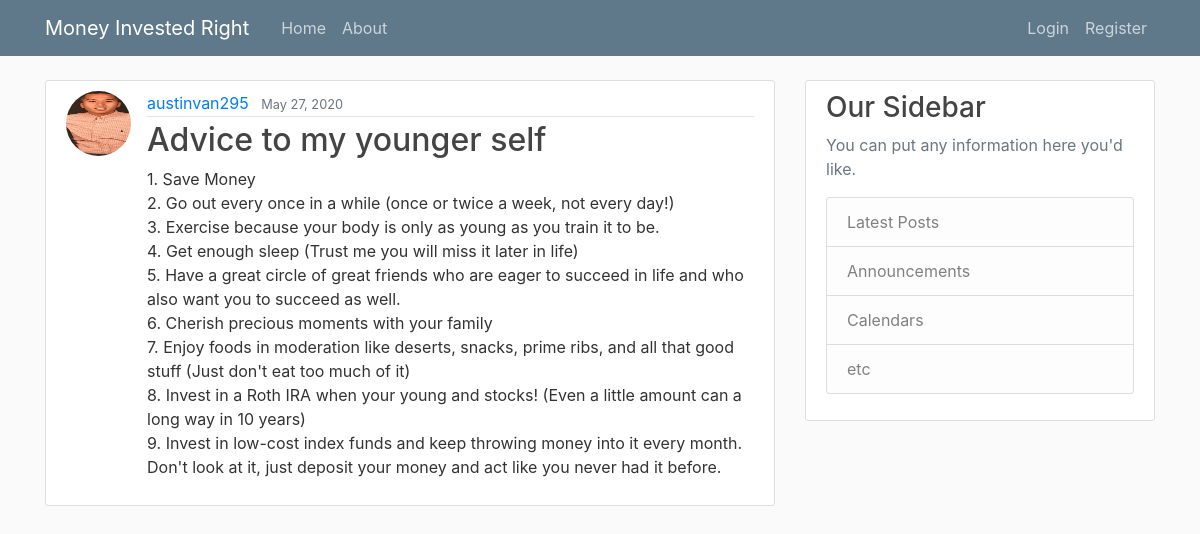
Screenshot of /post/3/ with the database file from the repository.
### Blog/models.py (models this page shows, shortened)
class Post(models.Model):
    title = models.CharField(max_length=100)
    content = models.TextField()
    date_posted = models.DateTimeField(default=timezone.now)
    author = models.ForeignKey(User, on_delete=models.CASCADE)

### users/models.py (models this page shows, shortened)
class Profile(models.Model):
    user = models.OneToOneField(User, on_delete=models.CASCADE)
    image = models.ImageField(default='default.jpg', upload_to='profile_pics')

### Blog/views.py (the view)
# urls.py: path('post/<int:pk>/', PostDetailView.as_view(), name='post-detail'),
class PostDetailView(DetailView):
    model = Post

### Blog/templates/Blog/post_detail.html (shortened to what this page needs)
{% extends "Blog/base.html" %}
{% block content %}
    <article class="media content-section">
        <img class="rounded-circle article-img" src="{{ object.author.profile.image.url }}">
          <div class="media-body">
            <div class="article-metadata">
            <a class="mr-2" href="{% url 'user-posts' object.author.username %}">{{ post.author }}</a>
              <small class="text-muted">{{ object.date_posted |date:"F d, Y" }}</small>
            </div>
            <h2 class="article-title" href="#">{{ object.title }}</h2>
            <p class="article-content">{{ object.content }}</p>
          </div>
        </article>
{% endblock content %}

### Blog/static/Blog/main.css (style rules this page uses)
body { background: #fafafa; color: #333333; margin-top: 5rem; }
h1, h2, h3, h4, h5, h6 { color: #444444; }
.content-section { background: #ffffff; padding: 10px 20px; border: 1px solid #dddddd; border-radius: 3px; margin-bottom: 20px; }
.article-title { color: #444444; }
.article-content { white-space: pre-line; }
.article-img { height: 65px; width: 65px; margin-right: 16px; }
.article-metadata { padding-bottom: 1px; margin-bottom: 4px; border-bottom: 1px solid #e3e3e3 }

### rows the page displays
Post: author.profile.image (picture), author "austinvan295", date_posted "May 27, 2020", title "Advice to my younger self", content "1. Save Money 2. Go out every once in a while (once or twice a week, not every day!) 3. Exercise because your body is only as young as you train it to be. 4. Get enough sleep (Trust me you will miss it later in life) 5. Have a great circle of great friends who are eager to succeed in life and who also want you to succeed as well. 6. Cherish precious moments with your family 7. Enjoy foods in moderation like deserts, snacks, prime ribs, and all that good stuff (Just don't eat too much of it) 8. Invest in a Roth IRA when your young and stocks! (Even a little amount can a long way in 10 years) 9. Invest in low-cost index funds and keep throwing money into it every month. Don't look at it, just…"
